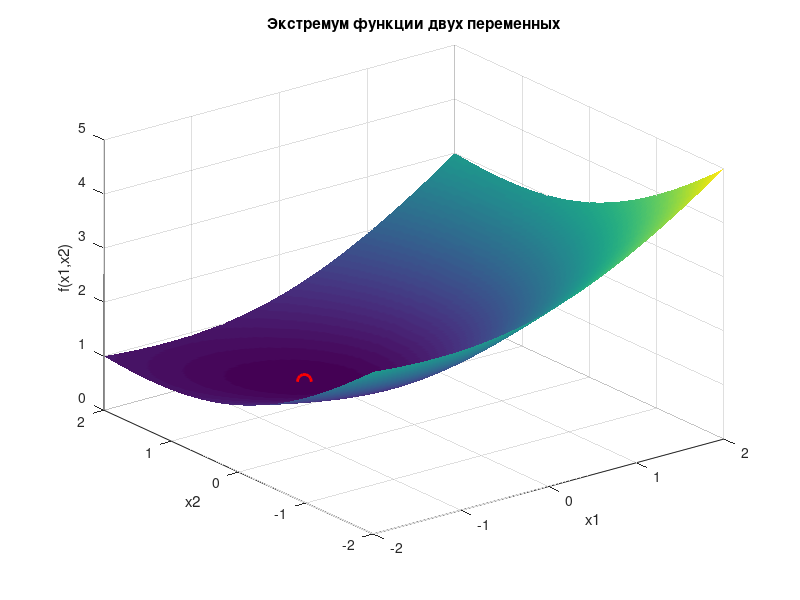

The MATLAB script that drew this image:
% =========================================================
% ЛР9 — Задание 2
% Аналитический экстремум функции 2 переменных
% =========================================================

clear;
clc;
close all;

%% Функция

f = @(x1,x2) sqrt(x1.^2 + x2.^2 + 1) + 0.5*x1 - 0.5*x2;

%% Сетка

[x1,x2] = meshgrid(linspace(-2,2,200));

F = f(x1,x2);

%% Точка минимума

x1_min = -sqrt(2)/2;
x2_min =  sqrt(2)/2;
f_min  = f(x1_min,x2_min);

%% =========================================================
% График поверхности
% =========================================================

figure('Visible','off','Name','ЛР9 2D','NumberTitle','off');

surf(x1,x2,F);
shading interp;
hold on;

plot3(x1_min,x2_min,f_min,'ro','MarkerSize',10,'LineWidth',2);

title('Экстремум функции двух переменных');
xlabel('x1');
ylabel('x2');
zlabel('f(x1,x2)');

%% =========================================================
% Сохранение
% =========================================================

exportgraphics(gcf,'lab9_multivar.png','Resolution',300);
close(gcf);

fileID = fopen('lab9_multivar.txt','w');

fprintf(fileID,'ЛР9 - Задание 2\n\n');
fprintf(fileID,'xmin = (%.6f, %.6f)\n', x1_min, x2_min);
fprintf(fileID,'fmin = %.6f\n', f_min);

fclose(fileID);

disp('Готово: lab9_multivar.png и lab9_multivar.txt');
